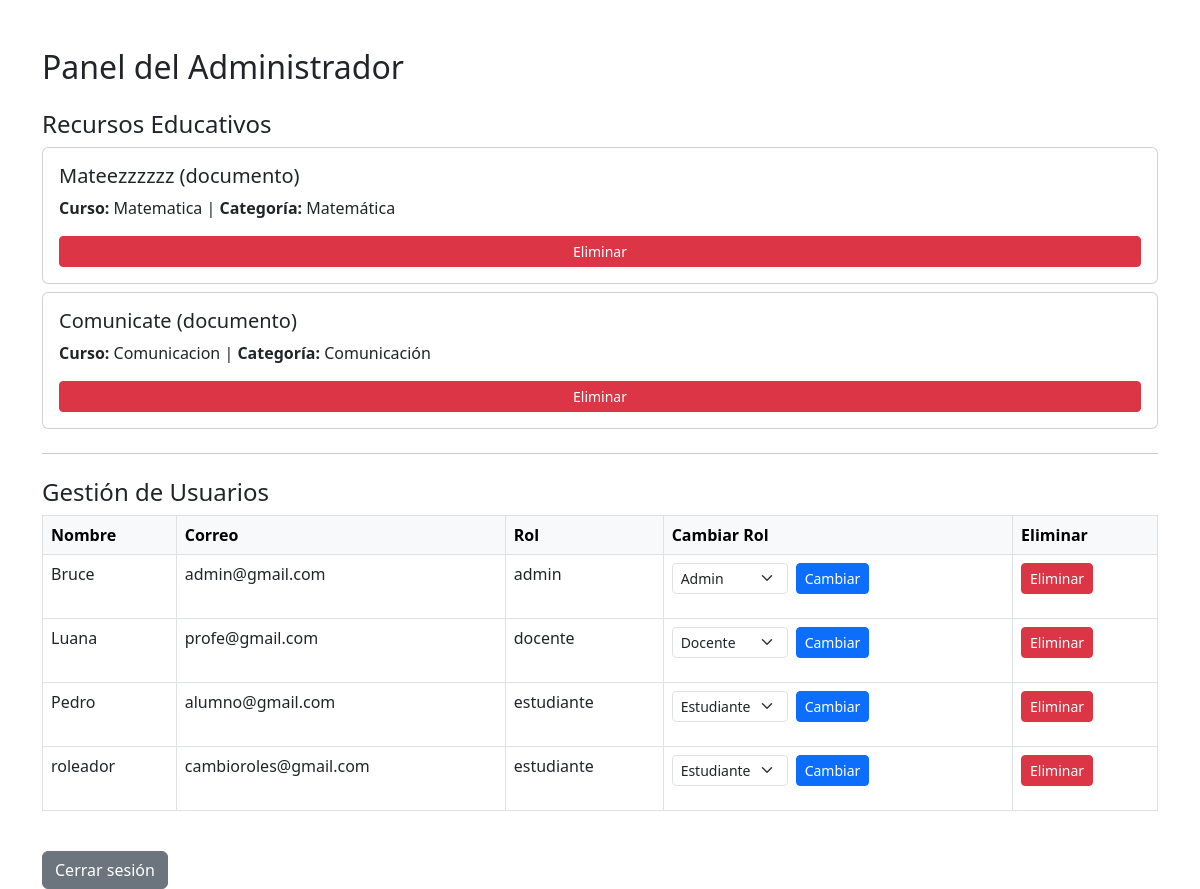
/dashboard/admin.php (signed in), run on the app's committed database.
### tables this page shows
CREATE TABLE `recursos` (
  `id` int(11) NOT NULL,
  `docente_id` int(11) DEFAULT NULL,
  `titulo` varchar(255) DEFAULT NULL,
  `tipo` enum('documento','video','enlace','ejercicio') DEFAULT NULL,
  `archivo` varchar(255) DEFAULT NULL,
  `enlace` text DEFAULT NULL,
  `descripcion` text DEFAULT NULL,
  `curso` varchar(100) DEFAULT NULL,
  `categoria` enum('Matemática','Comunicación','Ciencia') DEFAULT NULL,
  `fecha_subida` datetime DEFAULT current_timestamp()
);

CREATE TABLE `usuarios` (
  `id` int(11) NOT NULL,
  `nombre` varchar(100) DEFAULT NULL,
  `correo` varchar(100) DEFAULT NULL,
  `contraseña` varchar(255) DEFAULT NULL,
  `rol_id` int(11) DEFAULT NULL,
  `intereses` text DEFAULT NULL
);

CREATE TABLE `roles` (
  `id` int(11) NOT NULL,
  `nombre` varchar(50) NOT NULL
);

### dashboard/admin.php (the view, shortened to what this page needs)
<?php
require_once '../config.php';
$recursos = $pdo->query("SELECT * FROM recursos")->fetchAll();
$usuarios = $pdo->query("SELECT u.*, r.nombre as rol FROM usuarios u JOIN roles r ON u.rol_id = r.id")->fetchAll();
?>
<link href="https://cdn.jsdelivr.net/npm/bootstrap@5.3.0/dist/css/bootstrap.min.css" rel="stylesheet">
<div class="container mt-5">
  <h2 class="mb-4">Panel del Administrador</h2>
  <h4>Recursos Educativos</h4>
  <?php foreach ($recursos as $recurso): ?>
    <div class="card mb-2 p-3">
      <h5><?= htmlspecialchars($recurso['titulo']) ?> (<?= $recurso['tipo'] ?>)</h5>
      <p><strong>Curso:</strong> <?= htmlspecialchars($recurso['curso']) ?> | <strong>Categoría:</strong> <?= htmlspecialchars($recurso['categoria']) ?></p>
      <a href="?eliminar_recurso=<?= $recurso['id'] ?>" class="btn btn-sm btn-danger" onclick="return confirm('¿Eliminar este recurso?')">Eliminar</a>
    </div>
  <?php endforeach; ?>
  <hr class="my-4">
  <h4>Gestión de Usuarios</h4>
  <table class="table table-bordered">
    <thead class="table-light">
      <tr>
        <th>Nombre</th>
        <th>Correo</th>
        <th>Rol</th>
        <th>Cambiar Rol</th>
        <th>Eliminar</th>
      </tr>
    </thead>
    <tbody>
      <?php foreach ($usuarios as $usuario): ?>
        <tr>
          <td><?= htmlspecialchars($usuario['nombre']) ?></td>
          <td><?= htmlspecialchars($usuario['correo']) ?></td>
          <td><?= htmlspecialchars($usuario['rol']) ?></td>
          <td>
            <form method="POST" class="d-flex gap-2">
              <select name="rol" class="form-select form-select-sm w-auto">
                <option value="1" <?= $usuario['rol_id'] == 1 ? 'selected' : '' ?>>Admin</option>
                <option value="2" <?= $usuario['rol_id'] == 2 ? 'selected' : '' ?>>Docente</option>
                <option value="3" <?= $usuario['rol_id'] == 3 ? 'selected' : '' ?>>Estudiante</option>
              </select>
              <button type="submit" name="cambiar_rol" class="btn btn-sm btn-primary">Cambiar</button>
            </form>
          </td>
          <td>
            <a href="?eliminar_usuario=<?= $usuario['id'] ?>" class="btn btn-sm btn-danger" onclick="return confirm('¿Eliminar este usuario?')">Eliminar</a>
          </td>
        </tr>
      <?php endforeach; ?>
    </tbody>
  </table>
  <a href="../auth/logout.php" class="btn btn-secondary mt-4">Cerrar sesión</a>
</div>

### data on the page
recursos: titulo "Mateezzzzzz", tipo "documento", curso "Matematica", categoria "Matemática"
recursos: titulo "Comunicate", tipo "documento", curso "Comunicacion", categoria "Comunicación"
usuarios: nombre "Bruce", correo "admin@gmail.com", rol.nombre "admin", rol "Admin"
usuarios: nombre "Luana", correo "profe@gmail.com", rol.nombre "docente", rol "Docente"
usuarios: nombre "Pedro", correo "alumno@gmail.com", rol.nombre "estudiante", rol "Estudiante"
usuarios: nombre "roleador", correo "cambioroles@gmail.com", rol.nombre "estudiante", rol "Estudiante"
